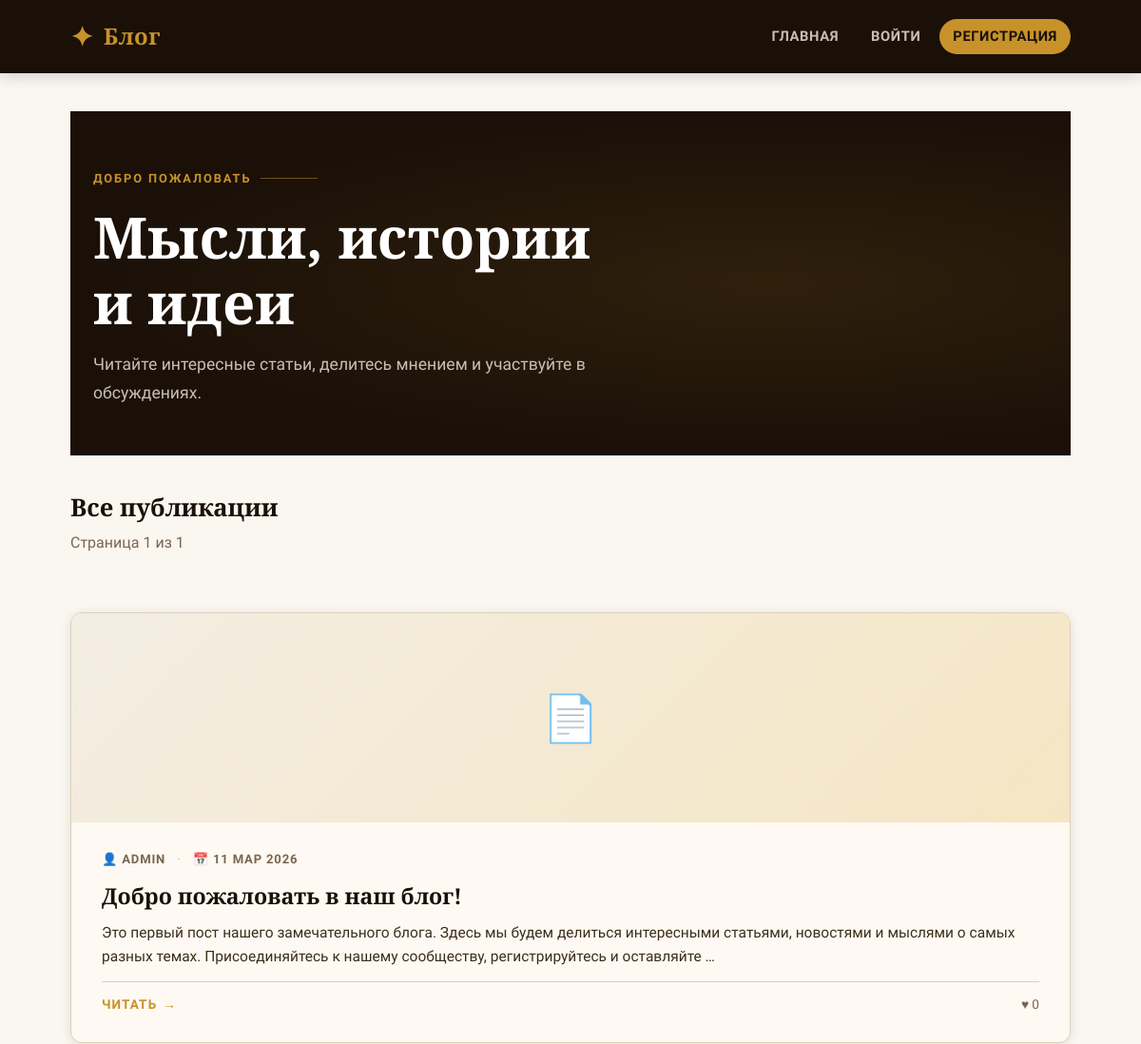
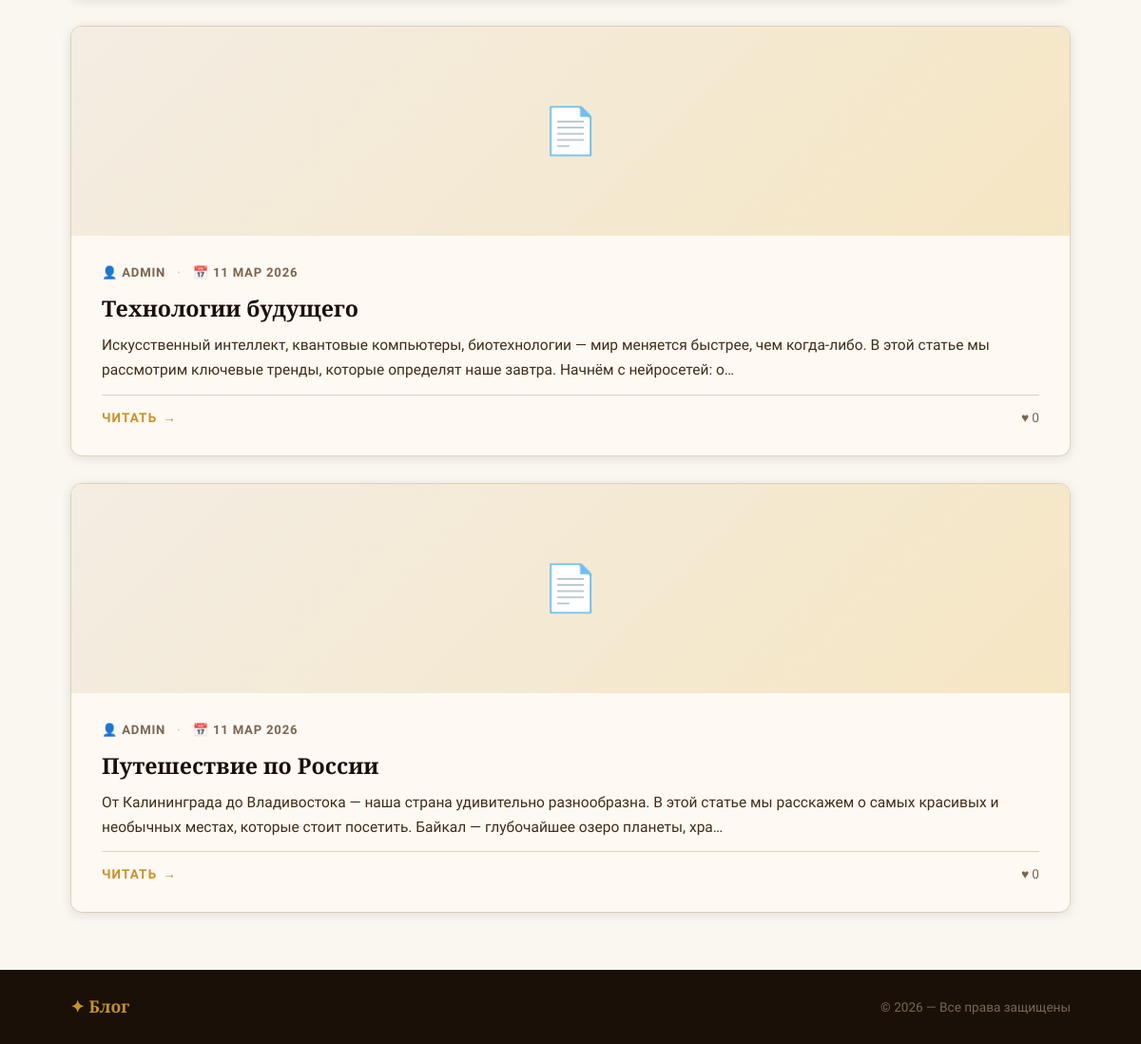
The page / on the database its author committed (2 pictures, top to bottom).
### tables this page shows
CREATE TABLE IF NOT EXISTS posts (
    id INT AUTO_INCREMENT PRIMARY KEY,
    title VARCHAR(255) NOT NULL,
    content TEXT NOT NULL,
    image VARCHAR(255) DEFAULT NULL,
    author_id INT NOT NULL,
    likes INT DEFAULT 0,
    created_at TIMESTAMP DEFAULT CURRENT_TIMESTAMP,
    updated_at TIMESTAMP DEFAULT CURRENT_TIMESTAMP ON UPDATE CURRENT_TIMESTAMP,
    FOREIGN KEY (author_id) REFERENCES users(id) ON DELETE CASCADE
);

CREATE TABLE IF NOT EXISTS users (
    id INT AUTO_INCREMENT PRIMARY KEY,
    name VARCHAR(100) NOT NULL,
    email VARCHAR(255) NOT NULL UNIQUE,
    password VARCHAR(255) NOT NULL,
    role ENUM('user', 'admin') DEFAULT 'user',
    created_at TIMESTAMP DEFAULT CURRENT_TIMESTAMP
);

### includes/functions.php (called while the page is built, shortened)
<?php
function h($str) {
    return htmlspecialchars($str, ENT_QUOTES, 'UTF-8');
}
function isLoggedIn() {
    return isset($_SESSION['user_id']);
}
function formatDate($dateStr) {
    $date = new DateTime($dateStr);
    $months = ['янв','фев','мар','апр','май','июн','июл','авг','сен','окт','ноя','дек'];
    return $date->format('d') . ' ' . $months[(int)$date->format('m') - 1] . ' ' . $date->format('Y');
}
function getBasePath() {
    $script = $_SERVER['SCRIPT_NAME'];
    return '';
}

### index.php (the view, shortened to what this page needs)
<?php
require_once 'includes/functions.php';
$perPage = 5;
$page = max(1, (int)($_GET['page'] ?? 1));
$offset = ($page - 1) * $perPage;
$pdo = getDB();
$totalStmt = $pdo->query("SELECT COUNT(*) FROM posts");
$total = (int)$totalStmt->fetchColumn();
$totalPages = ceil($total / $perPage);
$stmt = $pdo->prepare("
    SELECT p.id, p.title, p.content, p.image, p.likes, p.created_at,
           u.name AS author_name
    FROM posts p
    JOIN users u ON p.author_id = u.id
    ORDER BY p.created_at DESC
    LIMIT :limit OFFSET :offset
");
$stmt->bindValue(':limit', $perPage, PDO::PARAM_INT);
$stmt->bindValue(':offset', $offset, PDO::PARAM_INT);
$stmt->execute();
$posts = $stmt->fetchAll();
include 'includes/header.php';
?>
<?php if ($page === 1): ?>
<div class="hero">
    <div class="container hero-inner">
        <div class="hero-label">Добро пожаловать</div>
        <h1>Мысли, истории<br>и идеи</h1>
        <p>Читайте интересные статьи, делитесь мнением и участвуйте в обсуждениях.</p>
    </div>
</div>
<?php endif; ?>
<div style="display:flex; align-items:center; justify-content:space-between; margin-bottom:28px; flex-wrap:wrap; gap:12px;">
    <div>
        <h2 class="page-title" style="font-size:1.6rem;">Все публикации</h2>
        <p class="page-subtitle">Страница <?= $page ?> из <?= max(1, $totalPages) ?></p>
    </div>
</div>
<?php if (empty($posts)): ?>
    <div class="empty-state">
        <div class="empty-state-icon">📝</div>
        <p>Публикаций пока нет.</p>
    </div>
<?php else: ?>
<div class="posts-grid">
    <?php foreach ($posts as $post): ?>
    <article class="post-card <?= $post['image'] ? 'has-image' : '' ?>">
        <?php if ($post['image']): ?>
        <div class="post-card-image">
            <img src="<?= h($post['image']) ?>" alt="<?= h($post['title']) ?>" loading="lazy">
        </div>
        <?php else: ?>
        <div class="post-card-image no-image">📄</div>
        <?php endif; ?>
        <div class="post-card-body">
            <div class="post-meta">
                <span>👤 <?= h($post['author_name']) ?></span>
                <span class="post-meta-dot">·</span>
                <span>📅 <?= formatDate($post['created_at']) ?></span>
            </div>
            <div class="post-card-title">
                <a href="post.php?id=<?= $post['id'] ?>"><?= h($post['title']) ?></a>
            </div>
            <p class="post-card-excerpt">
                <?= h(mb_strimwidth(strip_tags($post['content']), 0, 200, '…')) ?>
            </p>
            <div class="post-card-footer">
                <a href="post.php?id=<?= $post['id'] ?>" class="read-more">Читать</a>
                <span style="font-size:0.85rem; color:var(--ink-light);">♥ <?= (int)$post['likes'] ?></span>
            </div>
        </div>
    </article>
    <?php endforeach; ?>
</div>
<?php endif; ?>
<?php include 'includes/footer.php'; ?>

### includes/header.php (shortened to what this page needs)
<?php
$base = getBasePath();
?>
<!DOCTYPE html>
<html lang="ru">
<head>
    <link rel="stylesheet" href="<?= $base ?>assets/css/style.css">
</head>
<body>
<header class="site-header">
    <div class="container header-inner">
        <a href="<?= $base ?>index.php" class="logo">
            <span class="logo-icon">✦</span>
            <span class="logo-text">Блог</span>
        </a>
        <nav class="nav" id="nav">
            <a href="<?= $base ?>index.php" class="nav-link">Главная</a>
            <?php if (isLoggedIn()): ?>
                <?php if (isAdmin()): ?>
                    <a href="<?= $base ?>admin/posts.php" class="nav-link nav-admin">Админ</a>
                <?php endif; ?>
                <span class="nav-user">👤 <?= h($_SESSION['name'] ?? '') ?></span>
                <a href="<?= $base ?>logout.php" class="nav-link btn-logout">Выйти</a>
            <?php else: ?>
                <a href="<?= $base ?>login.php" class="nav-link">Войти</a>
                <a href="<?= $base ?>register.php" class="nav-link btn-register">Регистрация</a>
            <?php endif; ?>
        </nav>
    </div>
</header>
<main class="main-content">
<div class="container">

### includes/footer.php (shortened to what this page needs)
</div>
</main>
<footer class="site-footer">
    <div class="container footer-inner">
        <span class="footer-logo">✦ Блог</span>
        <p class="footer-copy">&copy; <?= date('Y') ?> — Все права защищены</p>
    </div>
</footer>
</body>
</html>

### rows shown on the page
posts: author.name "ADMIN", created_at "11 МАР 2026", title "Добро пожаловать в наш блог!", content "Это первый пост нашего замечательного блога. Здесь мы будем делиться интересными статьями, новостями и мыслями о самых разных темах. Присоединяйтесь к нашему сообществу, регистрируйтесь и оставляйте …", likes "0"
posts: author.name "ADMIN", created_at "11 МАР 2026", title "Технологии будущего", content "Искусственный интеллект, квантовые компьютеры, биотехнологии — мир меняется быстрее, чем когда-либо. В этой статье мы рассмотрим ключевые тренды, которые определят наше завтра. Начнём с нейросетей: о…", likes "0"
posts: author.name "ADMIN", created_at "11 МАР 2026", title "Путешествие по России", content "От Калининграда до Владивостока — наша страна удивительно разнообразна. В этой статье мы расскажем о самых красивых и необычных местах, которые стоит посетить. Байкал — глубочайшее озеро планеты, хра…", likes "0"

### other values the page prints
$page "1"
max(1, $totalPages) "1"
